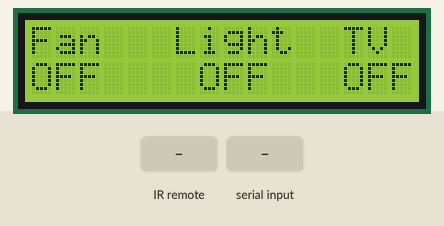
Simulated run of this sketch. Board: Arduino Uno, built with avr-gcc and run on an emulated ATmega328P. Parts: 16×2 character LCD. Inputs (shaded band) come from the test bench. What the sketch prints to the serial monitor is not drawn.

Above: at 7.2 s.
7.3 s: infrared code 0xFF42BD received
At 8.6 s:
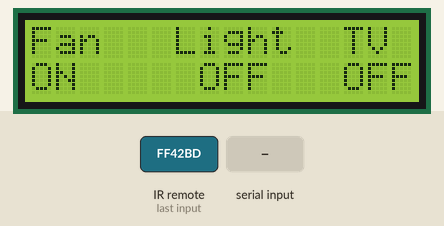
8.9 s: infrared code 0xFF4AB5 received
At 10.1 s:
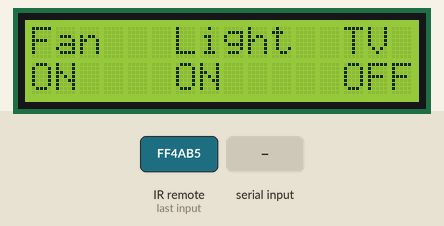
10.5 s: "1" received over Serial
At 11.3 s:
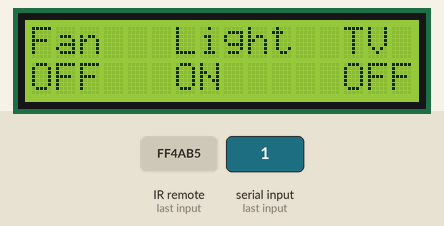
12.1 s: infrared code 0xFF52AD received
At 12.5 s:
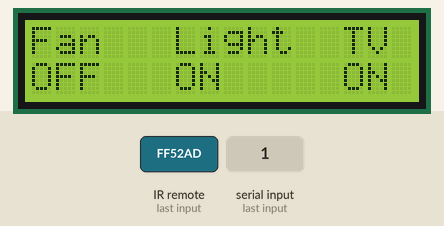
13.7 s: "2" received over Serial
At 14.9 s:
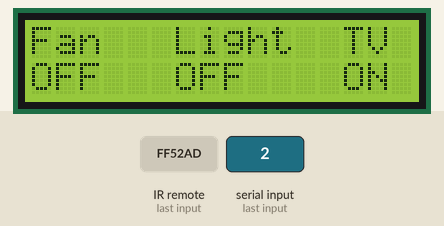
15.3 s: infrared code 0xFFA25D received
At 16.2 s:
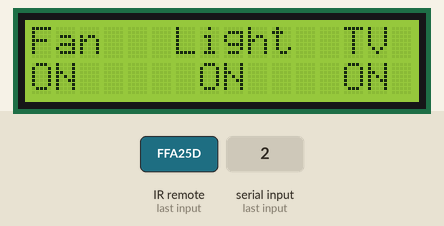
Timing chart, 0 to 17.9 s (numbered marks = the images above; inputs shaded):
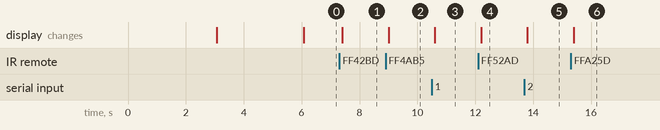

The sketch:

homeautomation.ino
```cpp
#include<LiquidCrystal.h>
#include <IRremote.h>
const int RECV_PIN=14;
IRrecv irrecv(RECV_PIN);
decode_results results;
#include<LiquidCrystal.h>
LiquidCrystal lcd(2, 3, 4, 5, 6, 7);

#define Fan 3
#define Light 4
#define TV 6

int i=1,j=1,k=1,n=1;

void setup()
{
  Serial.begin(9600);
  lcd.begin(16,2);
  pinMode(Fan, OUTPUT);
  pinMode(Light, OUTPUT);
  pinMode(TV, OUTPUT);

  digitalWrite(Fan, 1);
  digitalWrite(Light, 1);
  digitalWrite(TV, 1);


  lcd.print("Home Automation");
  lcd.setCursor(0,1);
  lcd.print("Project by...");
  delay(3000);
  lcd.clear();
  lcd.print("  ALI RAZA");
  delay(3000);


  irrecv.enableIRIn(); // Start the receiver
  irrecv.blink13(true);
  lcd.clear();
  lcd.setCursor(0,0);
  lcd.print("Fan   Light  TV ");
  lcd.setCursor(0,1);
  lcd.print("OFF    OFF   OFF");
}

void loop()
{
  if (irrecv.decode(&results) || Serial.available()>0)
   {
     int data = Serial.read();
     Serial.println(data);

     Serial.println(results.value);
     delay(100);
     lcd.setCursor(0,0);
     lcd.print("Fan   Light  TV");


     if (data==49)
     {
      i++;
        int x=i%2;
        digitalWrite(Fan, x);
        lcd.setCursor(0,1);
        if(x)
        lcd.print("OFF ");
        else
        lcd.print("ON  ");
       // delay(200);
      }
     else if(results.value==16728765)
     {
        i++;
        int x=i%2;
        digitalWrite(Fan, x);
        lcd.setCursor(0,1);
        if(x)
        lcd.print("OFF ");
        else
        lcd.print("ON  ");
       // delay(200);
     }


     else if (data==50)
     {
      j++;
        int x=j%2;
        digitalWrite(Light, x);
        lcd.setCursor(6,1);
        if(x)
        lcd.print("OFF  ");
        else
        lcd.print("ON   ");
       // delay(200);
      }

     else if(results.value==16730805)    //  key 1

     {
        j++;
        int x=j%2;
        digitalWrite(Light, x);
        lcd.setCursor(6,1);
        if(x)
        lcd.print("OFF  ");
        else
        lcd.print("ON   ");
       // delay(200);
     }


     else if (data==51)
     {
      k++;
        int x=k%2;
        digitalWrite(TV, x);
        lcd.setCursor(13,1);
        if(x)
        lcd.print("OFF");
        else
        lcd.print("ON ");
       // delay(200);
      }
     else if(results.value==16732845)
     {
        k++;
        int x=k%2;
        digitalWrite(TV, x);
        lcd.setCursor(13,1);
        if(x)
        lcd.print("OFF");
        else
        lcd.print("ON ");
       // delay(200);
       }


       else if (data==52)
    {
      n++;
        int x=n%2;
        digitalWrite(TV, x);
        digitalWrite(Fan,x);
        digitalWrite(Light,x);
        lcd.setCursor(0,1);
        if(x)
        lcd.print("OFF    OFF   OFF");
        else
        lcd.print("ON     ON    ON ");
        //delay(200);

    }
        else if(results.value==16753245)
       {
        n++;
        int x=n%2;
        digitalWrite(TV, x);
        digitalWrite(Fan,x);
        digitalWrite(Light,x);
        lcd.setCursor(0,1);
        if(x)
        lcd.print("OFF    OFF   OFF");
        else
        lcd.print("ON     ON    ON ");
        //delay(200);
       }
     irrecv.resume(); // Receive the next value
     //delay(100);
   }
}
```

Measured:
- after the input at 7.3 s, the display: changes after 0.10 s (image 1)
- after the input at 8.9 s, the display: changes after 0.10 s (image 2)
- after the input at 10.5 s, the display: changes after 0.10 s (image 3)
- after the input at 12.1 s, the display: changes after 0.10 s (image 4)
- after the input at 13.7 s, the display: changes after 0.10 s (image 5)
- after the input at 15.3 s, the display: changes after 0.11 s (image 6)
